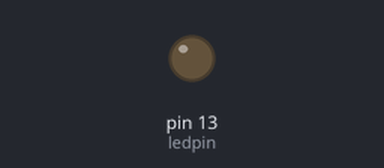
The sketch below on a simulated Arduino Uno, built with avr-gcc and run on an emulated ATmega328P. On the bench: output pins drawn as LEDs (lit = HIGH).

Above: at 0.5 s.
At 63.0 s:
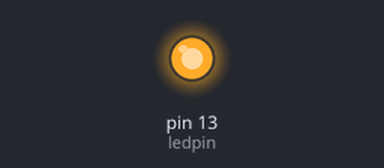
Timing chart, 0 to 71.5 s (numbered marks = the images above):
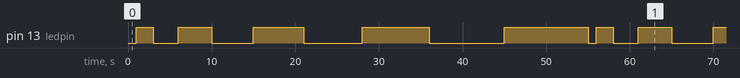

Measured:
- by itself, pin 13 (ledpin): repeats every 55.0 s: LOW 3.0 s, HIGH 4.0 s, LOW 5.0 s, HIGH 6.0 s, LOW 7.0 s, HIGH 8.0 s, LOW 9.0 s, HIGH 10.0 s, LOW 1.0 s, HIGH 2.0 s
- by itself, everything shown: repeats every 55.0 s, in 10 steps

The sketch:

led_blink.ino
```cpp
int ledpin=13;
int i=1;


void setup() {
  // put your setup code here, to run once:
 pinMode(ledpin,OUTPUT);// predefined function

}

void loop() {
  // put your main code here, to run repeatedly:
    for(i=1;i<=10;i++)
   { if(i%2==0)
   { digitalWrite(ledpin,HIGH);
    delay(i*1000);}
    else
   { digitalWrite(ledpin,LOW);
    delay(i*1000);}
   }
}
```
